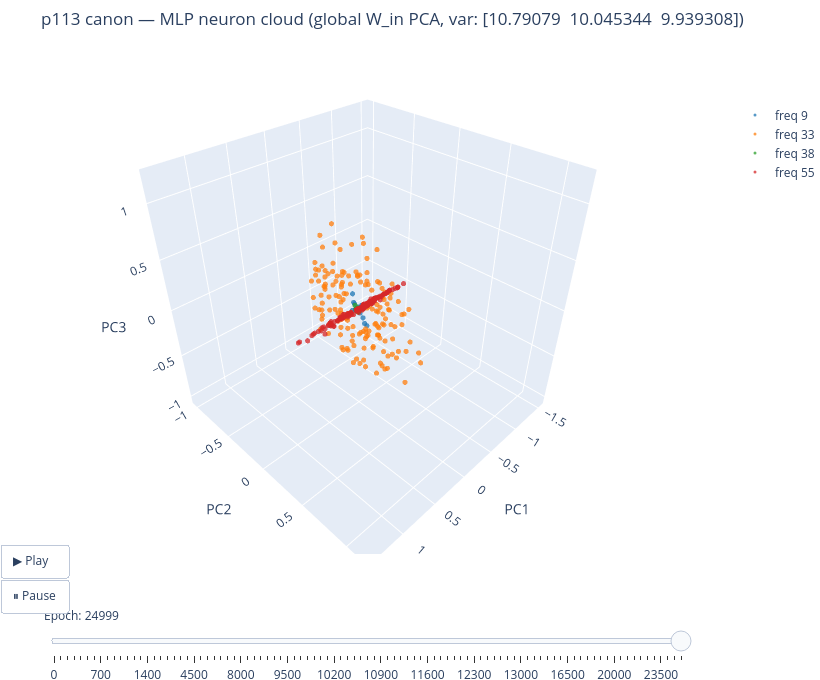

Notebook code cell kept with this figure:
### Code cell
v = family.get_variant(prime=113, seed=999, data_seed=598)
make_macro_surface_animation(v, "p113 canon").show()

### Figure 1 — Plotly figure (JSON) as saved in the notebook; plotly's stock layout.template omitted (floating-point values rounded to 4 significant figures; data arrays with more than 128 entries replaced by an {"elided": "..."} marker saying what was removed)
{"data": [{"marker": {"color": "#1f77b4", "opacity": 0.75, "size": 3}, "mode": "markers", "name": "freq 9", "type": "scatter3d", "x": [0.01077, 0.006694, -0.001663, 0.007816, 0.01679, 0.008462, 0.01524, 0.0126, 0.008692, 0.001783, 0.01005, 0.009691, 0.003599, 0.001561, 0.00633, 0.006709, 0.01009, 0.007079, 0.008109, 0.01193, 0.01761, 0.006127, 0.01634, 0.01196, 0.005643, 0.01293, 0.01133, 0.001964, 0.005003, 0.0115, 0.01198, -0.0118, -0.00172, 0.01175, 0.006235, -0.01129, 0.005741, 0.005648, 0.007081, 0.009789, 0.01933, 0.01069, 0.01266, 0.0007897, 0.005085, 0.002199, 0.01169, 0.01009, 0.007387, 0.001108, 0.003418, 0.01985, -0.009174, 0.01084, 0.0147, 0.005173, 0.01563, 0.007241, 0.005267, 0.008515, 0.0006169, 0.009152, 0.009384, 0.002924, 0.006813, 0.008202, 0.009378, 0.006628, 0.01036, 0.003715, -0.001593, 0.012, 2.592e-05, 0.02238, 0.009313, 0.01247, 0.01094, 0.005541, 0.01378, 0.0001377, 0.01263, 0.01084, 0.006653, 0.01111, 0.003437, 0.01879, 0.01086, 0.006687, -0.002856, 0.01636, 0.008142, 0.008711, 0.01536, 0.01159, 0.01078, 0.004914, 0.01627, 0.01807, 0.0133, -0.0006325, 0.007508, 0.003542, 0.007599, 0.009137, 0.00789, 0.01218, 0.01162], "y": [0.003796, -0.003191, 0.01078, -0.006635, -0.01046, 0.001656, 0.0009248, -0.004983, -0.006633, 0.007276, 0.0018, -0.005761, -0.004705, -0.001221, -0.0003687, 0.001601, -0.006605, -0.004874, 0.007028, -0.004468, -0.003898, -0.003111, 0.0005627, 0.01355, -0.004687, -0.00356, -0.00097, -0.008581, 0.003527, 0.006592, -0.002506, 0.005539, 0.003042, -0.002825, 0.0008435, -0.07205, -0.003502, -0.06594, 0.005217, 0.0103, 0.01288, -0.002886, 0.002405, -0.01433, 0.001027, -0.01192, 0.003427, 0.0003506, -0.003473, 0.009807, -0.0138, 0.0114, 0.03668, -0.008381, -0.001624, -1.146e-05, -0.006108, 0.004412, 0.0001398, 0.002603, 0.0153, -0.004682, -0.004363, 0.003018, 0.01172, -0.002143, -0.002195, -0.04643, 0.002504, 0.004992, 0.03584, 0.0001475, 0.02385, -0.006757, -0.009897, 0.003907, -0.01181, -0.03614, 0.001946, 0.0008974, -0.007465, 0.001656, 0.002142, -0.001616, 0.05954, -0.003062, 0.0004854, 0.0001549, 0.07371, 0.0003976, 0.003005, 0.006994, 0.1137, 0.009205, -0.001236, -0.002916, 0.000552, -0.01952, -0.002411, -0.01274, -0.000887, 0.005491, -0.0001006, 0.002694, -0.007651, 7.975e-05, -0.0006121], "z": [0.001418, 0.001825, 0.0331, -0.001716, 0.003224, -0.0008757, -0.0001055, 0.0002825, -0.008126, 0.008189, -0.001002, 0.001687, -0.01368, 0.011, 0.004222, -0.005945, -0.001166, 0.002247, -0.004473, -0.001206, -0.007485, 0.002383, -0.0007479, -0.0006912, 0.004912, -0.0002017, 0.001965, 0.009725, -0.0003484, -0.001547, 0.003161, 0.007895, 0.007555, -0.0001456, 0.002702, 0.1225, 0.00536, -0.04298, -0.01774, 0.008294, -0.008241, -0.005884, 0.006766, -0.00213, -0.005493, -0.003079, -0.008895, 0.001101, 0.004088, 0.003593, 0.005578, -0.004577, 0.05968, 0.005479, -0.00287, -0.004074, 0.004345, -0.003925, -0.0108, -0.002137, 0.02494, 0.002904, 0.0009937, -0.01615, 0.0006033, 0.0009003, -0.0007467, 0.05309, 0.01163, 0.0007081, 0.02686, -0.002064, -0.02567, -0.007225, 0.005768, 0.004467, 0.001327, 0.0407, -0.001957, -0.002463, 0.002612, 0.001252, 0.003836, -0.001076, -0.05455, 0.0002751, -0.001032, 0.001753, -0.1104, -0.0005098, -0.001543, 0.006972, -0.1044, -0.006089, 0.009574, -0.006898, 0.005206, -0.003262, -0.008529, -0.003569, 0.002014, 0.001464, 6.057e-05, 0.001223, 0.001969, 0.001589, -0.004303]}, {"marker": {"color": "#ff7f0e", "opacity": 0.75, "size": 3}, "mode": "markers", "name": "freq 33", "type": "scatter3d", "x": {"elided": "161 float values"}, "y": {"elided": "161 float values"}, "z": {"elided": "161 float values"}}, {"marker": {"color": "#2ca02c", "opacity": 0.75, "size": 3}, "mode": "markers", "name": "freq 38", "type": "scatter3d", "x": [0.002947, 0.01026, -0.001905, 0.01264, 0.01446, 0.008965, 0.008873, 0.01239, 0.008202, 0.01455, 0.01668, 0.0001773, 0.003984, 0.02018, 0.004455, 0.004555, 0.008724, 0.009447, 0.006156, 0.00595, 0.01346, 0.005193, 0.004416, 0.01829, 0.005821, 0.01264, 0.005877, 0.02194, 0.005558, 0.003246, 0.004303, 0.004835, 0.009599, 0.01469, 0.008029, 0.006964, 0.005483, 0.01311, 0.009103, 0.01338, 0.01341, 0.005095, 0.004665, 0.003148, 0.01257, 0.005145, 0.006397, 0.0005326, 0.005117, -0.002131, 0.00483, 0.007025, 0.008543, 0.00483, 0.006524, 0.004812, 0.004402, 0.01152, 0.005088, 0.009474, 0.007998, 0.009731, 0.005035, 0.01606, 0.006013, 0.007746, 0.01154, 0.006077, 0.0034, 0.009901, -0.002543, 0.0163, 0.004158, 0.009756, 0.008194, 0.01404, 0.001567, 0.003868], "y": [-0.0008018, 0.003741, -0.002027, -0.0003444, -0.005857, 0.00789, -0.002383, -0.004854, -0.005533, -0.002648, -0.01336, -0.002181, -0.001287, -0.0007221, 0.0008515, -0.01179, 0.005251, 0.002281, -0.003299, 0.01108, 0.0142, 0.004239, 0.003192, 0.008142, 0.001987, 0.001064, 0.0003688, -0.004046, 0.01569, -0.001732, 0.001387, 0.01239, 0.00591, 0.0008564, 0.0004856, -0.01025, -0.00242, -0.003638, 0.004657, -0.001063, -0.0002345, -0.03191, -0.0004051, -0.00275, -0.002154, 0.00297, -0.007496, -0.004877, 0.003091, 0.01575, 0.002082, 0.003827, -0.001533, 0.01272, -0.005577, 0.006639, -0.001941, 0.007132, -0.003264, 0.001398, 0.0005706, 0.0003514, -0.007865, 0.001658, -0.001497, 0.001915, 0.0009409, -0.0006466, 0.01489, 0.004137, -0.00539, -0.008284, -0.007203, 0.004744, -0.01331, -0.001736, -0.003992, -0.006399], "z": [-0.0007098, 0.001865, 0.01258, -0.0001724, 0.01112, 0.009027, 0.001499, 0.00345, 0.002989, 0.00817, -0.001173, 0.006659, -0.002601, -0.008706, -0.002562, 0.000306, -0.007532, -0.002375, 0.003584, -0.003059, -0.0115, -1.429e-05, 0.004458, -0.01436, -0.001818, 0.001003, -0.008157, -0.004524, -0.006477, -0.003191, -2.176e-05, -0.002486, -0.005516, 0.004586, 0.004991, 0.007958, 0.00186, -0.006738, 0.01136, 0.00233, 0.002112, 0.02911, -0.0001491, -0.001465, 0.002347, 0.0002863, 0.001858, -0.005402, 0.0003698, 0.003372, -0.003149, 0.004916, 0.003356, 0.003654, -0.002452, -0.001348, -0.002112, 0.00139, 0.0002928, 0.001724, 0.00143, -0.01625, 0.004295, 0.003814, 0.001762, -0.0007593, 0.0009452, 0.001956, -0.004986, 0.009385, 0.009827, -0.005474, 0.004902, 0.008224, 0.004535, 0.002116, 0.006005, 0.004631]}, {"marker": {"color": "#d62728", "opacity": 0.75, "size": 3}, "mode": "markers", "name": "freq 55", "type": "scatter3d", "x": {"elided": "166 float values"}, "y": {"elided": "166 float values"}, "z": {"elided": "166 float values"}}], "layout": {"height": 680, "legend": {"x": 1, "y": 0.9}, "margin": {"b": 100, "l": 0, "r": 0, "t": 50}, "scene": {"aspectmode": "cube", "xaxis": {"range": [-1.613, 1.502], "title": {"text": "PC1"}}, "yaxis": {"range": [-1.08, 1.22], "title": {"text": "PC2"}}, "zaxis": {"range": [-1.089, 1.274], "title": {"text": "PC3"}}}, "sliders": [{"active": 94, "currentvalue": {"prefix": "Epoch: ", "visible": true, "xanchor": "left"}, "len": 0.88, "pad": {"t": 50}, "steps": [{"args": [["0"], {"frame": {"duration": 0, "redraw": true}, "mode": "immediate"}], "label": "0", "method": "animate"}, {"args": [["100"], {"frame": {"duration": 0, "redraw": true}, "mode": "immediate"}], "label": "100", "method": "animate"}, {"args": [["200"], {"frame": {"duration": 0, "redraw": true}, "mode": "immediate"}], "label": "200", "method": "animate"}, {"args": [["300"], {"frame": {"duration": 0, "redraw": true}, "mode": "immediate"}], "label": "300", "method": "animate"}, {"args": [["400"], {"frame": {"duration": 0, "redraw": true}, "mode": "immediate"}], "label": "400", "method": "animate"}, {"args": [["500"], {"frame": {"duration": 0, "redraw": true}, "mode": "immediate"}], "label": "500", "method": "animate"}, {"args": [["600"], {"frame": {"duration": 0, "redraw": true}, "mode": "immediate"}], "label": "600", "method": "animate"}, {"args": [["700"], {"frame": {"duration": 0, "redraw": true}, "mode": "immediate"}], "label": "700", "method": "animate"}, {"args": [["800"], {"frame": {"duration": 0, "redraw": true}, "mode": "immediate"}], "label": "800", "method": "animate"}, {"args": [["900"], {"frame": {"duration": 0, "redraw": true}, "mode": "immediate"}], "label": "900", "method": "animate"}, {"args": [["1000"], {"frame": {"duration": 0, "redraw": true}, "mode": "immediate"}], "label": "1000", "method": "animate"}, {"args": [["1100"], {"frame": {"duration": 0, "redraw": true}, "mode": "immediate"}], "label": "1100", "method": "animate"}, {"args": [["1200"], {"frame": {"duration": 0, "redraw": true}, "mode": "immediate"}], "label": "1200", "method": "animate"}, {"args": [["1300"], {"frame": {"duration": 0, "redraw": true}, "mode": "immediate"}], "label": "1300", "method": "animate"}, {"args": [["1400"], {"frame": {"duration": 0, "redraw": true}, "mode": "immediate"}], "label": "1400", "method": "animate"}, {"args": [["1500"], {"frame": {"duration": 0, "redraw": true}, "mode": "immediate"}], "label": "1500", "method": "animate"}, {"args": [["2000"], {"frame": {"duration": 0, "redraw": true}, "mode": "immediate"}], "label": "2000", "method": "animate"}, {"args": [["2500"], {"frame": {"duration": 0, "redraw": true}, "mode": "immediate"}], "label": "2500", "method": "animate"}, {"args": [["3000"], {"frame": {"duration": 0, "redraw": true}, "mode": "immediate"}], "label": "3000", "method": "animate"}, {"args": [["3500"], {"frame": {"duration": 0, "redraw": true}, "mode": "immediate"}], "label": "3500", "method": "animate"}, {"args": [["4000"], {"frame": {"duration": 0, "redraw": true}, "mode": "immediate"}], "label": "4000", "method": "animate"}, {"args": [["4500"], {"frame": {"duration": 0, "redraw": true}, "mode": "immediate"}], "label": "4500", "method": "animate"}, {"args": [["5000"], {"frame": {"duration": 0, "redraw": true}, "mode": "immediate"}], "label": "5000", "method": "animate"}, {"args": [["5500"], {"frame": {"duration": 0, "redraw": true}, "mode": "immediate"}], "label": "5500", "method": "animate"}, {"args": [["6000"], {"frame": {"duration": 0, "redraw": true}, "mode": "immediate"}], "label": "6000", "method": "animate"}, {"args": [["6500"], {"frame": {"duration": 0, "redraw": true}, "mode": "immediate"}], "label": "6500", "method": "animate"}, {"args": [["7000"], {"frame": {"duration": 0, "redraw": true}, "mode": "immediate"}], "label": "7000", "method": "animate"}, {"args": [["7500"], {"frame": {"duration": 0, "redraw": true}, "mode": "immediate"}], "label": "7500", "method": "animate"}, {"args": [["8000"], {"frame": {"duration": 0, "redraw": true}, "mode": "immediate"}], "label": "8000", "method": "animate"}, {"args": [["8500"], {"frame": {"duration": 0, "redraw": true}, "mode": "immediate"}], "label": "8500", "method": "animate"}, {"args": [["9000"], {"frame": {"duration": 0, "redraw": true}, "mode": "immediate"}], "label": "9000", "method": "animate"}, {"args": [["9100"], {"frame": {"duration": 0, "redraw": true}, "mode": "immediate"}], "label": "9100", "method": "animate"}, {"args": [["9200"], {"frame": {"duration": 0, "redraw": true}, "mode": "immediate"}], "label": "9200", "method": "animate"}, {"args": [["9300"], {"frame": {"duration": 0, "redraw": true}, "mode": "immediate"}], "label": "9300", "method": "animate"}, {"args": [["9400"], {"frame": {"duration": 0, "redraw": true}, "mode": "immediate"}], "label": "9400", "method": "animate"}, {"args": [["9500"], {"frame": {"duration": 0, "redraw": true}, "mode": "immediate"}], "label": "9500", "method": "animate"}, {"args": [["9600"], {"frame": {"duration": 0, "redraw": true}, "mode": "immediate"}], "label": "9600", "method": "animate"}, {"args": [["9700"], {"frame": {"duration": 0, "redraw": true}, "mode": "immediate"}], "label": "9700", "method": "animate"}, {"args": [["9800"], {"frame": {"duration": 0, "redraw": true}, "mode": "immediate"}], "label": "9800", "method": "animate"}, {"args": [["9900"], {"frame": {"duration": 0, "redraw": true}, "mode": "immediate"}], "label": "9900", "method": "animate"}, {"args": [["10000"], {"frame": {"duration": 0, "redraw": true}, "mode": "immediate"}], "label": "10000", "method": "animate"}, {"args": [["10100"], {"frame": {"duration": 0, "redraw": true}, "mode": "immediate"}], "label": "10100", "method": "animate"}, {"args": [["10200"], {"frame": {"duration": 0, "redraw": true}, "mode": "immediate"}], "label": "10200", "method": "animate"}, {"args": [["10300"], {"frame": {"duration": 0, "redraw": true}, "mode": "immediate"}], "label": "10300", "method": "animate"}, {"args": [["10400"], {"frame": {"duration": 0, "redraw": true}, "mode": "immediate"}], "label": "10400", "method": "animate"}, {"args": [["10500"], {"frame": {"duration": 0, "redraw": true}, "mode": "immediate"}], "label": "10500", "method": "animate"}, {"args": [["10600"], {"frame": {"duration": 0, "redraw": true}, "mode": "immediate"}], "label": "10600", "method": "animate"}, {"args": [["10700"], {"frame": {"duration": 0, "redraw": true}, "mode": "immediate"}], "label": "10700", "method": "animate"}, {"args": [["10800"], {"frame": {"duration": 0, "redraw": true}, "mode": "immediate"}], "label": "10800", "method": "animate"}, {"args": [["10900"], {"frame": {"duration": 0, "redraw": true}, "mode": "immediate"}], "label": "10900", "method": "animate"}, {"args": [["11000"], {"frame": {"duration": 0, "redraw": true}, "mode": "immediate"}], "label": "11000", "method": "animate"}, {"args": [["11100"], {"frame": {"duration": 0, "redraw": true}, "mode": "immediate"}], "label": "11100", "method": "animate"}, {"args": [["11200"], {"frame": {"duration": 0, "redraw": true}, "mode": "immediate"}], "label": "11200", "method": "animate"}, {"args": [["11300"], {"frame": {"duration": 0, "redraw": true}, "mode": "immediate"}], "label": "11300", "method": "animate"}, {"args": [["11400"], {"frame": {"duration": 0, "redraw": true}, "mode": "immediate"}], "label": "11400", "method": "animate"}, {"args": [["11500"], {"frame": {"duration": 0, "redraw": true}, "mode": "immediate"}], "label": "11500", "method": "animate"}, {"args": [["11600"], {"frame": {"duration": 0, "redraw": true}, "mode": "immediate"}], "label": "11600", "method": "animate"}, {"args": [["11700"], {"frame": {"duration": 0, "redraw": true}, "mode": "immediate"}], "label": "11700", "method": "animate"}, {"args": [["11800"], {"frame": {"duration": 0, "redraw": true}, "mode": "immediate"}], "label": "11800", "method": "animate"}, {"args": [["11900"], {"frame": {"duration": 0, "redraw": true}, "mode": "immediate"}], "label": "11900", "method": "animate"}, {"args": [["12000"], {"frame": {"duration": 0, "redraw": true}, "mode": "immediate"}], "label": "12000", "method": "animate"}, {"args": [["12100"], {"frame": {"duration": 0, "redraw": true}, "mode": "immediate"}], "label": "12100", "method": "animate"}, {"args": [["12200"], {"frame": {"duration": 0, "redraw": true}, "mode": "immediate"}], "label": "12200", "method": "animate"}, {"args": [["12300"], {"frame": {"duration": 0, "redraw": true}, "mode": "immediate"}], "label": "12300", "method": "animate"}, {"args": [["12400"], {"frame": {"duration": 0, "redraw": true}, "mode": "immediate"}], "label": "12400", "method": "animate"}, {"args": [["12500"], {"frame": {"duration": 0, "redraw": true}, "mode": "immediate"}], "label": "12500", "method": "animate"}, {"args": [["12600"], {"frame": {"duration": 0, "redraw": true}, "mode": "immediate"}], "label": "12600", "method": "animate"}, {"args": [["12700"], {"frame": {"duration": 0, "redraw": true}, "mode": "immediate"}], "label": "12700", "method": "animate"}, {"args": [["12800"], {"frame": {"duration": 0, "redraw": true}, "mode": "immediate"}], "label": "12800", "method": "animate"}, {"args": [["12900"], {"frame": {"duration": 0, "redraw": true}, "mode": "immediate"}], "label": "12900", "method": "animate"}, {"args": [["13000"], {"frame": {"duration": 0, "redraw": true}, "mode": "immediate"}], "label": "13000", "method": "animate"}, {"args": [["13500"], {"frame": {"duration": 0, "redraw": true}, "mode": "immediate"}], "label": "13500", "method": "animate"}, {"args": [["14000"], {"frame": {"duration": 0, "redraw": true}, "mode": "immediate"}], "label": "14000", "method": "animate"}, {"args": [["14500"], {"frame": {"duration": 0, "redraw": true}, "mode": "immediate"}], "label": "14500", "method": "animate"}, {"args": [["15000"], {"frame": {"duration": 0, "redraw": true}, "mode": "immediate"}], "label": "15000", "method": "animate"}, {"args": [["15500"], {"frame": {"duration": 0, "redraw": true}, "mode": "immediate"}], "label": "15500", "method": "animate"}, {"args": [["16000"], {"frame": {"duration": 0, "redraw": true}, "mode": "immediate"}], "label": "16000", "method": "animate"}, {"args": [["16500"], {"frame": {"duration": 0, "redraw": true}, "mode": "immediate"}], "label": "16500", "method": "animate"}, {"args": [["17000"], {"frame": {"duration": 0, "redraw": true}, "mode": "immediate"}], "label": "17000", "method": "animate"}, {"args": [["17500"], {"frame": {"duration": 0, "redraw": true}, "mode": "immediate"}], "label": "17500", "method": "animate"}, {"args": [["18000"], {"frame": {"duration": 0, "redraw": true}, "mode": "immediate"}], "label": "18000", "method": "animate"}, {"args": [["18500"], {"frame": {"duration": 0, "redraw": true}, "mode": "immediate"}], "label": "18500", "method": "animate"}, {"args": [["19000"], {"frame": {"duration": 0, "redraw": true}, "mode": "immediate"}], "label": "19000", "method": "animate"}, {"args": [["19500"], {"frame": {"duration": 0, "redraw": true}, "mode": "immediate"}], "label": "19500", "method": "animate"}, {"args": [["20000"], {"frame": {"duration": 0, "redraw": true}, "mode": "immediate"}], "label": "20000", "method": "animate"}, {"args": [["20500"], {"frame": {"duration": 0, "redraw": true}, "mode": "immediate"}], "label": "20500", "method": "animate"}, {"args": [["21000"], {"frame": {"duration": 0, "redraw": true}, "mode": "immediate"}], "label": "21000", "method": "animate"}, {"args": [["21500"], {"frame": {"duration": 0, "redraw": true}, "mode": "immediate"}], "label": "21500", "method": "animate"}, {"args": [["22000"], {"frame": {"duration": 0, "redraw": true}, "mode": "immediate"}], "label": "22000", "method": "animate"}, {"args": [["22500"], {"frame": {"duration": 0, "redraw": true}, "mode": "immediate"}], "label": "22500", "method": "animate"}, {"args": [["23000"], {"frame": {"duration": 0, "redraw": true}, "mode": "immediate"}], "label": "23000", "method": "animate"}, {"args": [["23500"], {"frame": {"duration": 0, "redraw": true}, "mode": "immediate"}], "label": "23500", "method": "animate"}, {"args": [["24000"], {"frame": {"duration": 0, "redraw": true}, "mode": "immediate"}], "label": "24000", "method": "animate"}, {"args": [["24500"], {"frame": {"duration": 0, "redraw": true}, "mode": "immediate"}], "label": "24500", "method": "animate"}, {"args": [["24999"], {"frame": {"duration": 0, "redraw": true}, "mode": "immediate"}], "label": "24999", "method": "animate"}], "x": 0.06, "y": 0}], "title": {"text": "p113 canon — MLP neuron cloud (global W_in PCA, var: [10.79079  10.045344  9.939308])"}, "updatemenus": [{"buttons": [{"args": [null, {"frame": {"duration": 120, "redraw": true}, "fromcurrent": true, "transition": {"duration": 0}}], "label": "▶ Play", "method": "animate"}, {"args": [[null], {"frame": {"duration": 0}, "mode": "immediate"}], "label": "⏸ Pause", "method": "animate"}], "showactive": false, "type": "buttons", "x": 0, "xanchor": "left", "y": 0.02}], "width": 820}}
